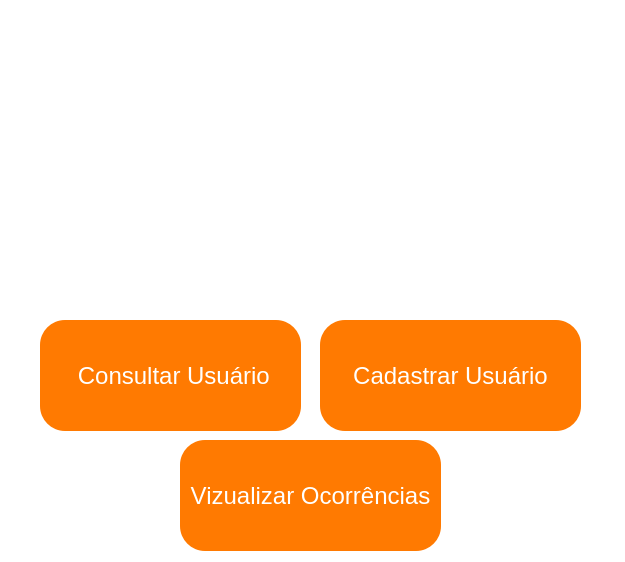
<?xml version="1.0" encoding="UTF-8"?>
<ui version="4.0">
 <class>Form</class>
 <widget class="QWidget" name="Form">
  <property name="enabled">
   <bool>true</bool>
  </property>
  <property name="geometry">
   <rect>
    <x>0</x>
    <y>0</y>
    <width>625</width>
    <height>562</height>
   </rect>
  </property>
  <property name="windowTitle">
   <string>Form</string>
  </property>
  <property name="layoutDirection">
   <enum>Qt::LeftToRight</enum>
  </property>
  <property name="autoFillBackground">
   <bool>false</bool>
  </property>
  <property name="styleSheet">
   <string notr="true">QWidget{

background-color: #fff;
color: #fff;

}


QPushButton {


 border-radius: 25px;
background-color: #ff7a01;
color: white;
}

QLineEdit {

border: 2px solid black;
 border-radius: 25px;
background-color: white;
color: black;

}


QPushButton:hover {

border: 4px solid #854000;
 border-radius: 28px;
background-color: #d36907;
}

QLineEdit:hover {

border: 3px solid black;
 border-radius: 27px;

}

QLineEdit:focus {

border: 5px solid black;
 border-radius: 27px;
background-color: #C7C7C7;
}


</string>
  </property>
  <widget class="QPushButton" name="btn_cadastrar">
   <property name="geometry">
    <rect>
     <x>320</x>
     <y>320</y>
     <width>261</width>
     <height>111</height>
    </rect>
   </property>
   <property name="font">
    <font>
     <family>Segoe UI</family>
     <pointsize>18</pointsize>
    </font>
   </property>
   <property name="cursor">
    <cursorShape>PointingHandCursor</cursorShape>
   </property>
   <property name="mouseTracking">
    <bool>true</bool>
   </property>
   <property name="text">
    <string>Cadastrar Usuário</string>
   </property>
  </widget>
  <widget class="QPushButton" name="btn_consultar">
   <property name="geometry">
    <rect>
     <x>40</x>
     <y>320</y>
     <width>261</width>
     <height>111</height>
    </rect>
   </property>
   <property name="font">
    <font>
     <family>Segoe UI</family>
     <pointsize>18</pointsize>
    </font>
   </property>
   <property name="cursor">
    <cursorShape>PointingHandCursor</cursorShape>
   </property>
   <property name="mouseTracking">
    <bool>true</bool>
   </property>
   <property name="text">
    <string> Consultar Usuário</string>
   </property>
  </widget>
  <widget class="QLabel" name="label">
   <property name="geometry">
    <rect>
     <x>230</x>
     <y>20</y>
     <width>161</width>
     <height>201</height>
    </rect>
   </property>
   <property name="layoutDirection">
    <enum>Qt::LeftToRight</enum>
   </property>
   <property name="text">
    <string/>
   </property>
   <property name="pixmap">
    <pixmap>IMAGEM/Lminilogo.png</pixmap>
   </property>
   <property name="scaledContents">
    <bool>false</bool>
   </property>
   <property name="alignment">
    <set>Qt::AlignCenter</set>
   </property>
  </widget>
  <widget class="QLabel" name="label_2">
   <property name="geometry">
    <rect>
     <x>160</x>
     <y>230</y>
     <width>301</width>
     <height>41</height>
    </rect>
   </property>
   <property name="text">
    <string/>
   </property>
   <property name="pixmap">
    <pixmap>IMAGEM/Captura de tela 2025-10-31 091134.png</pixmap>
   </property>
  </widget>
  <widget class="QPushButton" name="btn_visualizar">
   <property name="geometry">
    <rect>
     <x>180</x>
     <y>440</y>
     <width>261</width>
     <height>111</height>
    </rect>
   </property>
   <property name="font">
    <font>
     <family>Segoe UI</family>
     <pointsize>18</pointsize>
    </font>
   </property>
   <property name="cursor">
    <cursorShape>PointingHandCursor</cursorShape>
   </property>
   <property name="mouseTracking">
    <bool>true</bool>
   </property>
   <property name="text">
    <string>Vizualizar Ocorrências</string>
   </property>
  </widget>
 </widget>
 <resources/>
 <connections/>
</ui>
